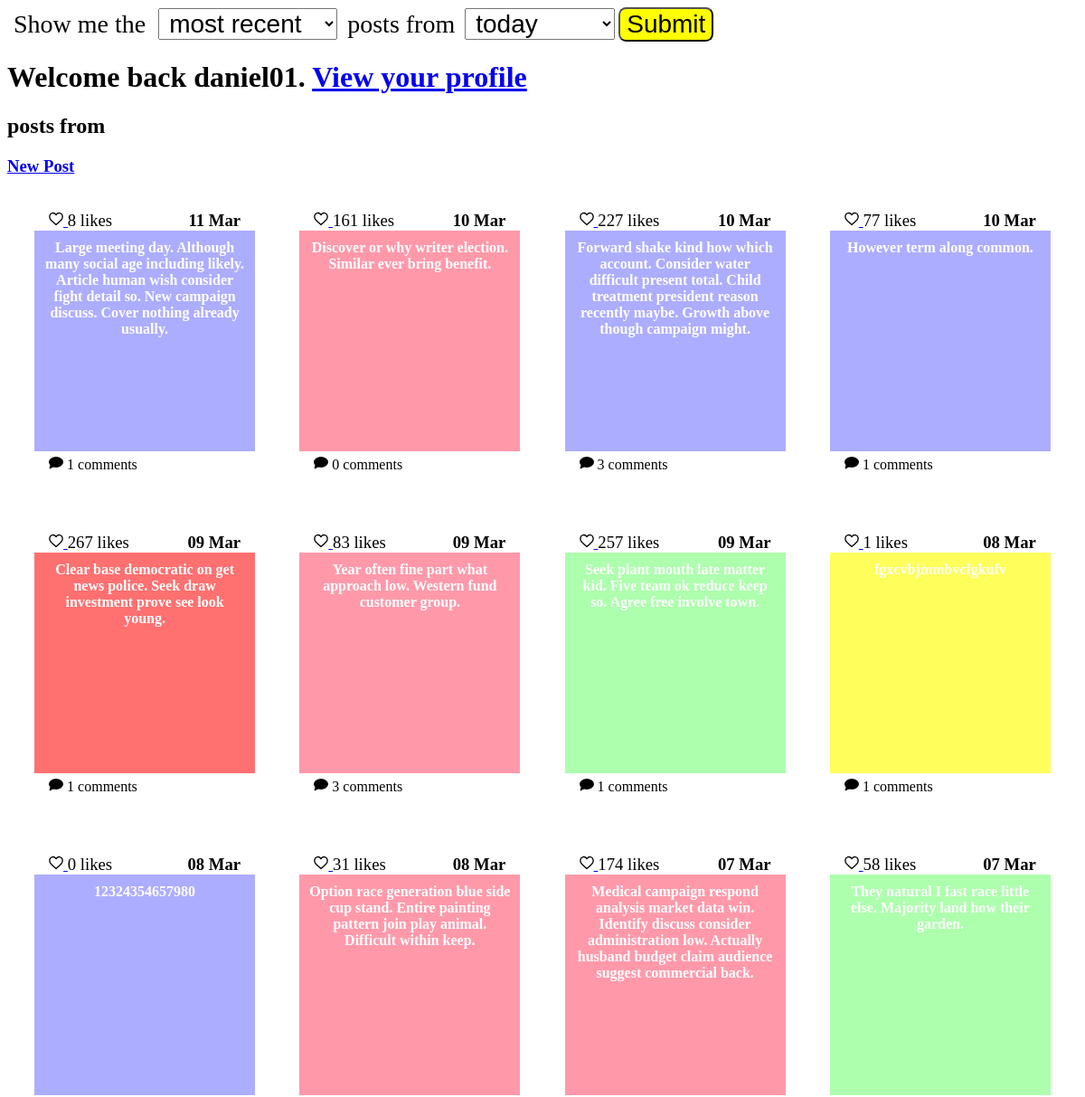
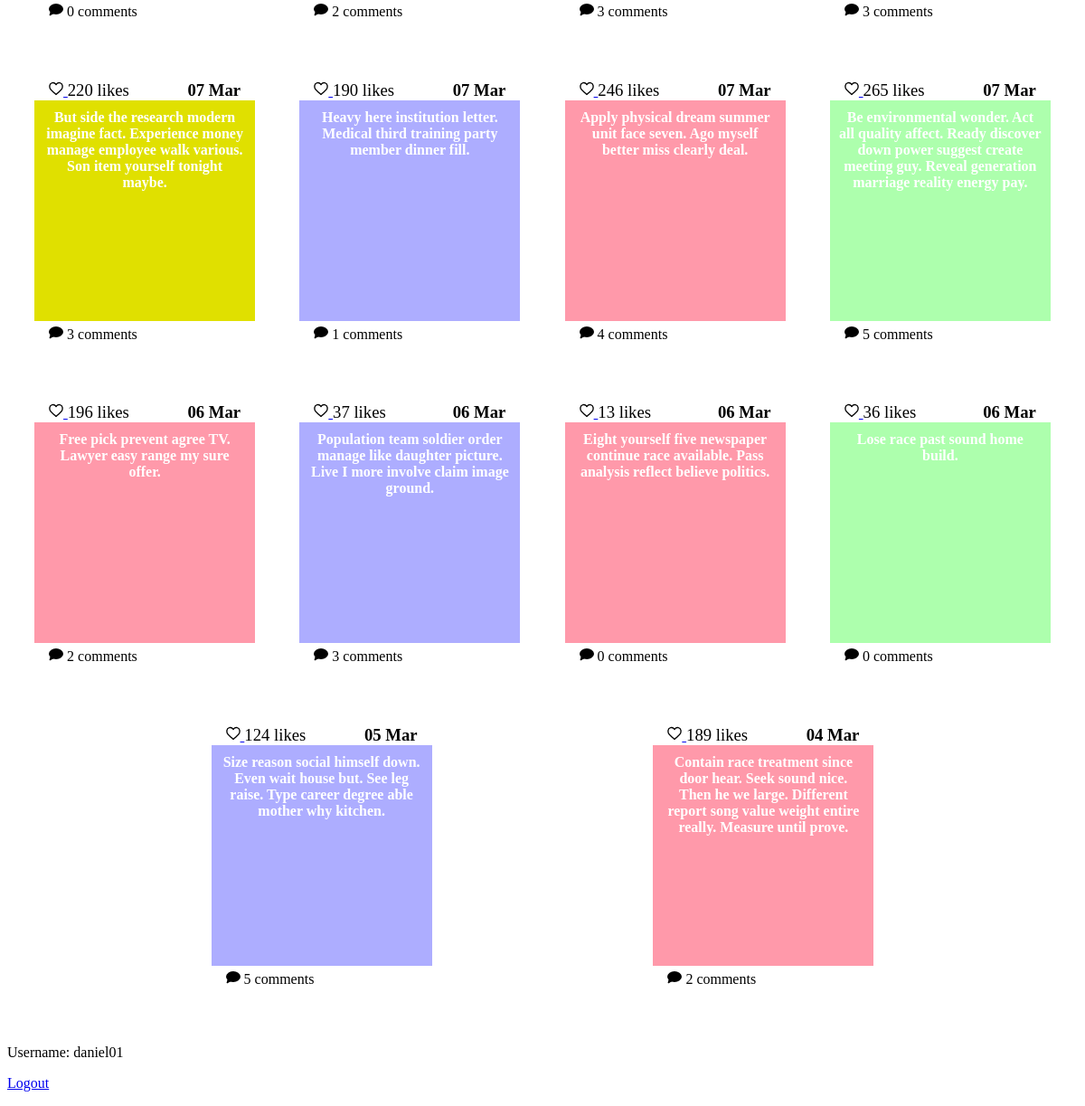
Page /home (signed in) on the committed database (2 pictures, top to bottom).
### tables this page shows
CREATE TABLE posts
(
    id INTEGER PRIMARY KEY AUTOINCREMENT,
    author TEXT NOT NULL,
    message TEXT NOT NULL,
    background TEXT NOT NULL,
    submission_time TEXT NOT NULL
);

### app.py (the view, shortened to what this page needs)
@app.route("/home", methods=["GET", "POST"])
def home():
    db = get_db()
    form = HomePageForm()
    if form.validate_on_submit():
        session["sort_by"] = form.sort_by.data
        session["recent"] = form.recent.data
    sort_by = session.get("sort_by", "most recent")
    recent = session.get("recent", "this week")
    if recent == "today":
        recent_posts_limit = "datetime('now', '-24 hours')"
    elif recent == "this week":
        recent_posts_limit = "datetime('now', '-7 days')"
    elif recent == "this month":
        recent_posts_limit = "datetime('now', '-31 days')"
    else:
        recent_posts_limit = "0"
    if sort_by == "most recent":
        query = f"""SELECT id, message, background, submission_time
            FROM posts
            WHERE submission_time <= datetime('now') and submission_time >= {recent_posts_limit}
            ORDER BY submission_time DESC;"""
    posts = db.execute(query).fetchall()
    posts_formatted = []
    for post in posts:
        likes = db.execute("SELECT COUNT(*) AS 'likes' FROM likes WHERE post_id = ?;", (post["id"],)).fetchone()[
            "likes"]
        is_liked_by_user = db.execute("""SELECT * FROM
                posts JOIN likes
                    ON posts.id = ?
                        AND posts.id = likes.post_id
                WHERE likes.liker = ?;""", (post["id"], session.get("username", ""))).fetchone() is not None
        num_comments = db.execute("""SELECT COUNT(*)
                FROM comments
                WHERE post_id = ?;""", (post["id"],)).fetchone()["COUNT(*)"]
        posts_formatted.append(
            {
                "id": post["id"],
                "message": post["message"],
                "background": post["background"],
                "submission_time": datetime.strptime(post["submission_time"], "%Y-%m-%d %H:%M:%S").strftime("%d %b"),
                "likes": likes,
                "is_liked": is_liked_by_user,
                "num_comments": num_comments
            }
        )
    return render_template("home.html", form=form, posts=posts_formatted, next="home")

### forms.py
class HomePageForm(FlaskForm):
    sort_by = SelectField(label="Show me the ", choices=["most recent", "most popular"],
                          validators=[InputRequired()])
    recent = SelectField(label="posts from", choices=["today", "this week", "this month", "all time"],
                         validators=[InputRequired()])
    submit = SubmitField("Submit")

### app.py (called while the page is built)
@app.before_request
def load_logged_in_user():
    g.user = session.get("username", None)

### database.py (called while the page is built)
def get_db():
    if "db" not in g:
        g.db = sqlite3.connect(DATABASE,
            detect_types=sqlite3.PARSE_DECLTYPES
        )
        g.db.row_factory = sqlite3.Row
    return g.db

### templates/home.html (shortened to what this page needs)
{% extends "base.html" %}
{% import 'macros.html' as macros %}
{% block stylesheets %}
    {{ macros.multiple_stylesheets(['root.css', 'home.css']) }}
{% endblock %}
{% block base_header %}
    <form action="" method="POST" novalidate>
        {{ form.sort_by.label }}
        {{ form.sort_by() }}
        {{ form.recent.label }}
        {{ form.recent() }}
        {{ form.submit() }}
    </form>
    {% if g.user %}
        <h1>Welcome back {{ g.user }}. <a href="{{ url_for('view_profile') }}">View your profile</a></h1>
    {% endif %}
{% endblock %}
{% block main_content %}
    <h2>{{ session["sort_by"] }} posts from {{ session["recent"] }}</h2>
    <h3><a href="{{ url_for('create_post') }}">New Post</a></h3>
    <section id="posts">
        {% for post in posts %}
            {{ macros.render_post(post, next) }}
        {% endfor %}
    </section>
{% endblock %}

### templates/macros.html (shortened to what this page needs)
{% macro multiple_stylesheets(file_names) %}
    {% for file_name in file_names %}
        <link rel="stylesheet" href="{{ url_for('static', filename='styles/' + file_name) }}" />
    {% endfor %}
{% endmacro %}
{% macro heart(color) %}
    <svg version="1.0" xmlns="http://www.w3.org/2000/svg" width="300" height="300" viewBox="0 0 300.000000 300.000000" preserveAspectRatio="xMidYMid " class="svg" style="width: 16px; height: 16px;">
        <g transform="translate(0.000000,300.000000) scale(0.100000,-0.100000)" fill="{{ color }}" stroke="#000000">
        <path d="M700 2699 c-282 -64 -479 -276 -521 -559 -12 -88 -7 -261 12 -380 10
        -63 45 -185 59 -205 4 -5 13 -26 20 -45 57 -145 258 -366 599 -660 93 -79 245
        -213 325 -284 38 -33 74 -65 80 -71 6 -5 60 -54 119 -108 l107 -99 107 99 c59
        54 113 103 119 108 6 6 42 38 80 71 80 71 232 205 325 284 341 294 542 515
        599 660 7 19 16 40 20 45 14 20 49 142 59 205 19 119 24 292 12 380 -43 289
        -243 499 -532 560 -162 34 -299 16 -456 -62 -98 -48 -237 -171 -293 -258 -18
        -28 -36 -50 -40 -50 -4 0 -22 22 -40 50 -17 27 -71 87 -119 132 -180 171 -412
        239 -641 187z" id="node1" class="node" stroke-width="250"></path>
        </g>
        <g transform="translate(0.000000,300.000000) scale(0.100000,-0.100000)" fill="#FFFFFF" stroke="none">
        </g>
    </svg>
{% endmacro %}
{% macro speech_bubble() %}
    <svg version="1.0" xmlns="http://www.w3.org/2000/svg" width="16" height="16" style="width:16px; height:16px;">
        <ellipse cx="8" cy="8" rx="7" ry="5"
            style="fill:black;stroke:black;stroke-width:2"></ellipse>
        <polygon points="1,15 3,8 14,8" style="fill:black;stroke:black;stroke-width:1"></polygon>
    </svg>
{% endmacro %}
{% macro render_post(post, next) %}
    <section class="post">
        <h3>{{ post.submission_time }}</h3>
        <p id="likes-and-submission-time">
            {% if post.is_liked %}
                <a href="{{ url_for('unlike_post', post_id=post.id, next=next) }}">{{ heart('#ff0000') }}</a>
            {% else %}
                <a href="{{ url_for('like_post', post_id=post.id, next=next) }}">{{ heart('#ffffff') }}</a>
            {%  endif %}
            {{ post.likes }} likes
        </p>
        <div style="background:{{ post.background }};">
            {{ post.message }}
        </div>
        <p id="comments">
            <a href="{{ url_for('view_comments', post_id=post['id']) }}">
                {{ speech_bubble() }} {{ post.num_comments }} comments
            </a>
        </p>
    </section>
{% endmacro %}

### static/styles/root.css (style rules this page uses)
:root { font-size: 16px; }

### static/styles/home.css (style rules this page uses)
#posts { display: flex; flex-wrap: wrap; justify-content: space-evenly; }
.post { display: grid; grid-template-areas: "likes date" "post post" "comments comments"; margin: 1.2em; }
.post > h3 { grid-area: date; margin: 0; padding-right: 1rem; text-align: right; }
#likes-and-submission-time { grid-area: likes; font-size: 1.17em; margin: 0; padding-left: 1rem; text-align: left; }
.post > div { grid-area: post; width: 14rem; height: 14rem; display: table-cell; padding: 10px; vertical-align: middle; text-align: center; font-weight: bold; color: white; }
#comments { grid-area: comments; min-height: 2rem; padding-left: 1rem; padding-top: 0.25rem; margin-top: 0; }
#comments a { color: black; text-decoration: none; }
form * { font-size: 1.75rem; padding-left: 0.25em; padding-right: 0.25em; }
form > input[type=submit] { background: yellow; border-radius: 0.3em; }

### rows in the picture
posts: submission_time "11 Mar", likes "8", message "Large meeting day. Although many social age including likely. Article human wish consider fight detail so. New campaign discuss. Cover nothing already usually.", num_comments "1"
posts: submission_time "10 Mar", likes "161", message "Discover or why writer election. Similar ever bring benefit.", num_comments "0"
posts: submission_time "10 Mar", likes "227", message "Forward shake kind how which account. Consider water difficult present total. Child treatment president reason recently maybe. Growth above though campaign might.", num_comments "3"
posts: submission_time "10 Mar", likes "77", message "However term along common.", num_comments "1"
posts: submission_time "09 Mar", likes "267", message "Clear base democratic on get news police. Seek draw investment prove see look young.", num_comments "1"
posts: submission_time "09 Mar", likes "83", message "Year often fine part what approach low. Western fund customer group.", num_comments "3"
posts: submission_time "09 Mar", likes "257", message "Seek plant mouth late matter kid. Five team ok reduce keep so. Agree free involve town.", num_comments "1"
posts: submission_time "08 Mar", likes "1", num_comments "1"
posts: submission_time "08 Mar", likes "0", message "12324354657980", num_comments "0"
posts: submission_time "08 Mar", likes "31", message "Option race generation blue side cup stand. Entire painting pattern join play animal. Difficult within keep.", num_comments "2"
posts: submission_time "07 Mar", likes "174", message "Medical campaign respond analysis market data win. Identify discuss consider administration low. Actually husband budget claim audience suggest commercial back.", num_comments "3"
posts: submission_time "07 Mar", likes "58", message "They natural I fast race little else. Majority land how their garden.", num_comments "3"
posts: submission_time "07 Mar", likes "220", message "But side the research modern imagine fact. Experience money manage employee walk various. Son item yourself tonight maybe.", num_comments "3"
posts: submission_time "07 Mar", likes "190", message "Heavy here institution letter. Medical third training party member dinner fill.", num_comments "1"
posts: submission_time "07 Mar", likes "246", message "Apply physical dream summer unit face seven. Ago myself better miss clearly deal.", num_comments "4"
posts: submission_time "07 Mar", likes "265", message "Be environmental wonder. Act all quality affect. Ready discover down power suggest create meeting guy. Reveal generation marriage reality energy pay.", num_comments "5"
posts: submission_time "06 Mar", likes "196", message "Free pick prevent agree TV. Lawyer easy range my sure offer.", num_comments "2"
posts: submission_time "06 Mar", likes "37", message "Population team soldier order manage like daughter picture. Live I more involve claim image ground.", num_comments "3"
posts: submission_time "06 Mar", likes "13", message "Eight yourself five newspaper continue race available. Pass analysis reflect believe politics.", num_comments "0"
posts: submission_time "06 Mar", likes "36", message "Lose race past sound home build.", num_comments "0"
posts: submission_time "05 Mar", likes "124", message "Size reason social himself down. Even wait house but. See leg raise. Type career degree able mother why kitchen.", num_comments "5"
posts: submission_time "04 Mar", likes "189", message "Contain race treatment since door hear. Seek sound nice. Then he we large. Different report song value weight entire really. Measure until prove.", num_comments "2"

### other values in the picture
{{ g.user }} "daniel01"
